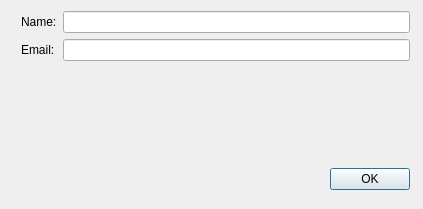
<?xml version="1.0" encoding="UTF-8"?>
<ui version="4.0">
 <class>AddDialogClass</class>
 <widget class="QDialog" name="AddDialogClass">
  <property name="geometry">
   <rect>
    <x>0</x>
    <y>0</y>
    <width>423</width>
    <height>209</height>
   </rect>
  </property>
  <property name="windowTitle">
   <string>Add Address</string>
  </property>
  <widget class="QWidget" name="gridLayoutWidget">
   <property name="geometry">
    <rect>
     <x>10</x>
     <y>0</y>
     <width>411</width>
     <height>201</height>
    </rect>
   </property>
   <layout class="QGridLayout" name="gridLayout_2">
    <item row="1" column="0">
     <layout class="QHBoxLayout" name="horizontalLayout">
      <item>
       <spacer name="horizontalSpacer">
        <property name="orientation">
         <enum>Qt::Orientation::Horizontal</enum>
        </property>
        <property name="sizeHint" stdset="0">
         <size>
          <width>308</width>
          <height>20</height>
         </size>
        </property>
       </spacer>
      </item>
      <item>
       <widget class="QPushButton" name="okButton">
        <property name="text">
         <string>OK</string>
        </property>
       </widget>
      </item>
     </layout>
    </item>
    <item row="0" column="0">
     <layout class="QVBoxLayout" name="verticalLayout">
      <item>
       <layout class="QGridLayout" name="gridLayout">
        <item row="1" column="1">
         <widget class="QLineEdit" name="emailEdit"/>
        </item>
        <item row="0" column="1">
         <widget class="QLineEdit" name="nameEdit"/>
        </item>
        <item row="1" column="0">
         <widget class="QLabel" name="emailLabel">
          <property name="text">
           <string>Email:</string>
          </property>
         </widget>
        </item>
        <item row="0" column="0">
         <widget class="QLabel" name="nameLabel">
          <property name="text">
           <string>Name:</string>
          </property>
         </widget>
        </item>
       </layout>
      </item>
      <item>
       <spacer name="verticalSpacer">
        <property name="orientation">
         <enum>Qt::Orientation::Vertical</enum>
        </property>
        <property name="sizeHint" stdset="0">
         <size>
          <width>20</width>
          <height>40</height>
         </size>
        </property>
       </spacer>
      </item>
     </layout>
    </item>
   </layout>
  </widget>
 </widget>
 <layoutdefault spacing="6" margin="11"/>
 <resources/>
 <connections>
  <connection>
   <sender>okButton</sender>
   <signal>clicked()</signal>
   <receiver>AddDialogClass</receiver>
   <slot>accept()</slot>
   <hints>
    <hint type="sourcelabel">
     <x>363</x>
     <y>184</y>
    </hint>
    <hint type="destinationlabel">
     <x>291</x>
     <y>386</y>
    </hint>
   </hints>
  </connection>
 </connections>
</ui>
